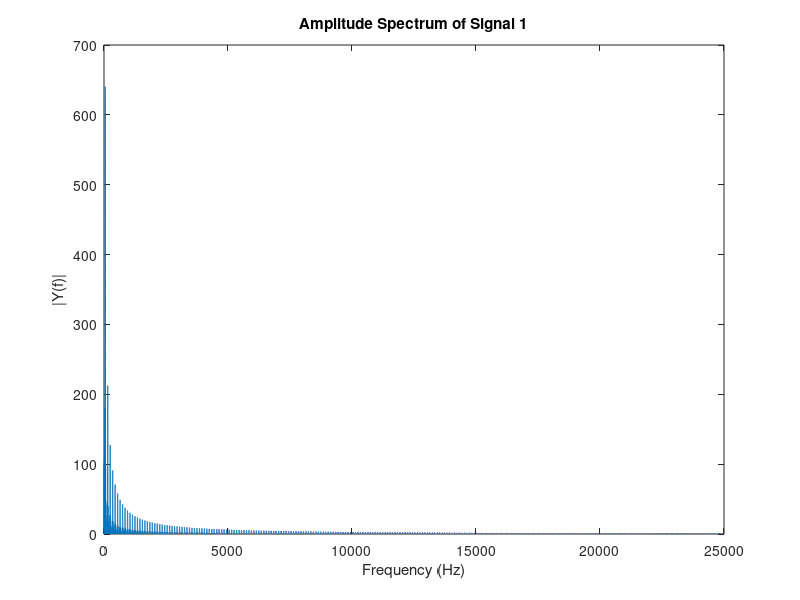
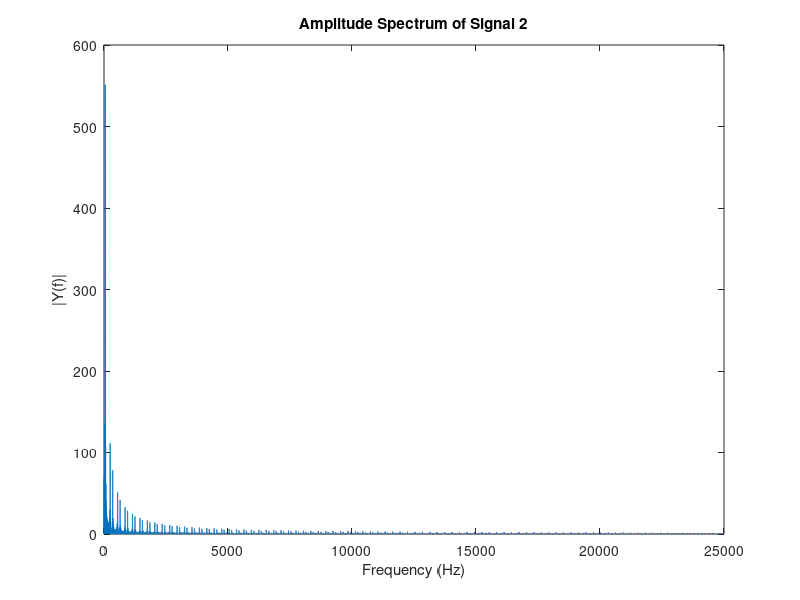
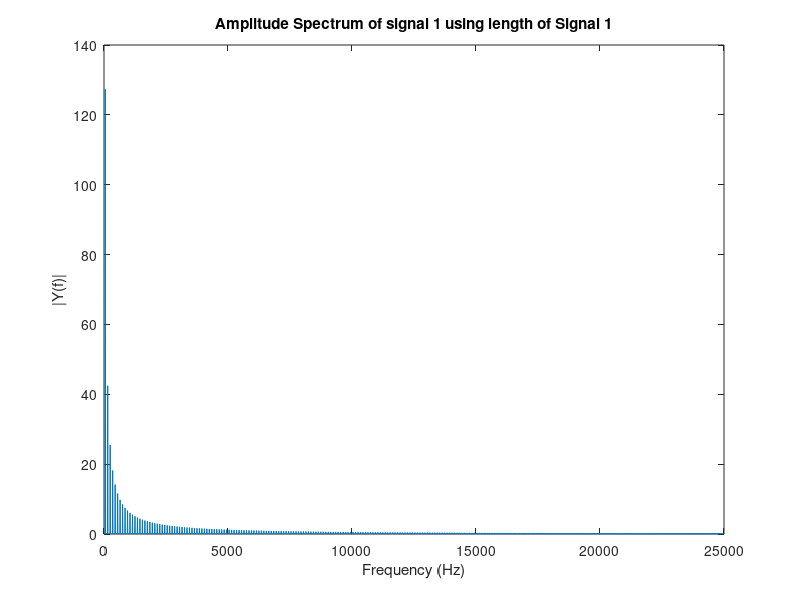
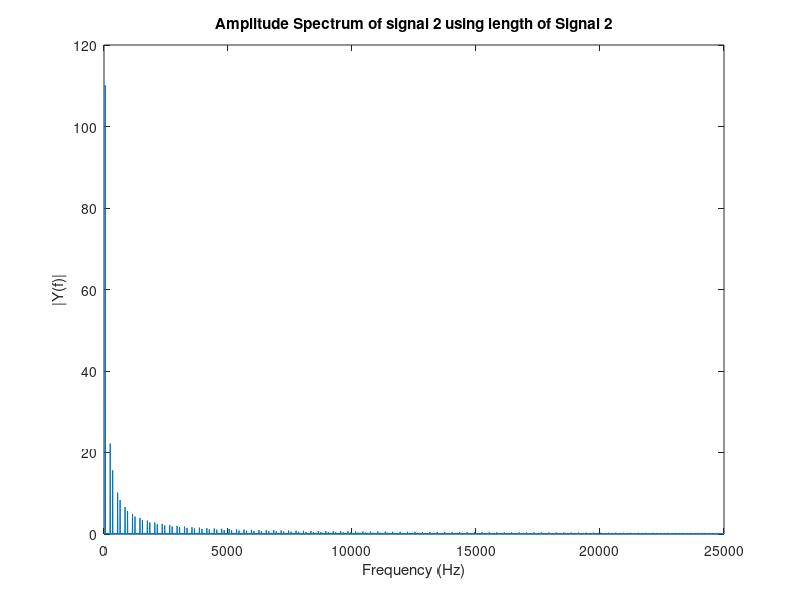

These charts were generated, in order, by the following MATLAB code: (Note: this script raises an error after producing the figures.)
close all 
clear all
load('signal_1.mat');
load('signal_2.mat');
load('time.mat');

%% Exercise_1-2

% Sampling period
Ts = 2*(10^-5); 
% Sampling frequency
Fs = 1/Ts;      
% Length of signal
L = 1001;       

%Fourrier Transformation of signal_1
NFFT = 1001000;
Y1 = fft(signal_1,NFFT)/L;
f2 = Fs/2*linspace(0,1,NFFT/2+1);

%Fourrier Transformation of signal_2
Y2 = fft(signal_2,NFFT)/L;
f2 = Fs/2*linspace(0,1,NFFT/2+1);

%Plot Fourrier Transform of signal_1
figure(1);
plot(f2,2*abs(Y1(1:NFFT/2+1)));
title('Amplitude Spectrum of Signal 1');
xlabel('Frequency (Hz)');
ylabel('|Y(f)|');

%Plot Fourrier Transform of signal_2
figure(2);
plot(f2,2*abs(Y2(1:NFFT/2+1)));
title('Amplitude Spectrum of Signal 2');
xlabel('Frequency (Hz)');
ylabel('|Y(f)|');

%% Exercise 4-5

% Sampling period
Ts = 2*(10^-5);  
% Sampling frequency
Fs = 1/Ts; 
% Length of signal_1
L1 = length(signal_1); 
% Length of signal_2
L2 = length(signal_2); 

%Fourier Transformation of signal_1 using length of signal_1
NFFT1 = L1;
Y1_2 = fft(signal_1,NFFT1)/L1;
f1 = Fs/2*linspace(0,1,NFFT1/2+1);

%Fourier Transformation of signal_2 using length of signal_2
NFFT2 = L2;
Y2_2 = fft(signal_2,NFFT2)/L2;
f2 = Fs/2*linspace(0,1,NFFT2/2+1);

%Plot Fourrier Transform of signal_1 using signal_1's length
%It's not required to plot the results but we do it in order to 
%see the difference between the 2 length vectors.
figure(3);
plot(f1,2*abs(Y1_2(1:NFFT1/2+1)))
title('Amplitude Spectrum of signal 1 using length of Signal 1');
xlabel('Frequency (Hz)');
ylabel('|Y(f)|');

%Plot Fourrier Transform of signal_2 using signal_2's length
%It's not required to plot the results but we do it in order to 
%see the difference between the 2 length vectors.
figure(4);
plot(f2,2*abs(Y2_2(1:NFFT2/2+1)));
title('Amplitude Spectrum of signal 2 using length of Signal 2');
xlabel('Frequency (Hz)');
ylabel('|Y(f)|');

%% SIGNAL 1

%Ploting the given signal_1
figure(5);
plot(time, signal_1)   
title('Signal 1');
xlabel('time (sec)');
ylabel('Amplitude');
axis ([0 0.1 -150 150]);

% We reconstruct the signals 1,2 using fourier series
% signal(t) = a0 + Sum(an*cos(omega*n*t)+bn*sin(omega*n*t))

%First real value of Y1
a0 = real(Y1_2(1));

%Initializing signal1 to be used on for loop
signal1_10har = a0*ones(1,L1);

%Rounding the frequency vector in order to be at 150hz,250Hz, etc
round_f1=round(f1,-1);

%Using for loop to take the first 10 harmonics
for k=1:10
    %finding the fourier coefficient
    fc=Y1_2(k*50 == round_f1);      
    an=2*real(fc);                  
    bn=(-2)*imag(fc);
    signal1_10har = signal1_10har + an*cos(k*2*pi*50*time)+bn*sin(k*2*pi*50*time);
end

figure(6);
plot(time, signal1_10har);
title('Signal 1 reconstructed with 10 harmonics')
xlabel('time (sec)');
ylabel('Amplitude');

%Initializing signal1 to be used on for loop
signal1_20har = a0*ones(1,L1);

%20 Harmonincs signal recreation
for k=1:20
    fc=Y1_2(k*50 == round_f1);
    an=2*real(fc);
    bn=(-2)*imag(fc);
    signal1_20har = signal1_20har + an*cos(k*2*pi*50*time)+bn*sin(k*2*pi*50*time);
end

figure(7);
plot(time, signal1_20har); 
title('Signal 1 reconstructed with 20 harmonics')
xlabel('time (sec)');
ylabel('Amplitude');


%Initializing signal1 to be used on for
signal1_allhar = a0*ones(1,L1);

%All harmonics signal recreation
for k=1:L1/50
    fc=Y1_2(k*50 == round_f1);
    an=2*real(fc);
    bn=(-2)*imag(fc);
    signal1_allhar = signal1_allhar + an*cos(k*2*pi*50*time)+bn*sin(k*2*pi*50*time);
end

figure(8);
plot(time, signal1_allhar); 
title('Signal 1 reconstructed with all the harmonics')
xlabel('time (sec)');
ylabel('Amplitude');

%% SIGNAL 2

%Plotting the given signal 2
figure(9);
plot(time, signal_2)    
title('Signal 2');
xlabel('Time (sec)');
ylabel('Amplitude');
axis ([0 0.1 -150 150]);

%A0 is the first real value of Y2 vector
a0_2 = real(Y2_2(1));

%Initializing signal2 to be used on for loop
signal2_10har = a0_2*ones(1,L2);

%Rounding the f2 vector values so it's 150hz,250hz,etc
round_f2=round(f2,-1);

%For method to obtain signal 2 from 10 harmonics
for p=1:10
    fc2=Y2_2(p*50 == round_f2);
    an2=2*real(fc2);
    bn2=(-2)*imag(fc2);
    signal2_10har = signal2_10har + an2*cos(p*2*pi*50*time)+bn2*sin(p*2*pi*50*time);
end

figure(10);
plot(time, signal2_10har);
title('Signal 2 reconstructed with 10 harmonics');
xlabel('time (sec)');
ylabel('Amplitude');


signal2_20har = a0_2*ones(1,L2);

%20 harmonics signal2 recreation
for p=1:20
    fc2=Y2_2(p*50 == round_f2);
    an2=2*real(fc2);
    bn2=(-2)*imag(fc2);
    signal2_20har = signal2_20har + an2*cos(p*2*pi*50*time)+bn2*sin(p*2*pi*50*time);
end

figure(11);
plot(time, signal2_20har); 
title('Signal 2 reconstructed with 20 harmonics');
xlabel('time (sec)');
ylabel('Amplitude');


%All harmonics signal2 recreation
signal2_allhar = a0*ones(1,L2);

for p=1:L2/50
    fc2=Y2_2(p*50 == round_f2);
    an2=2*real(fc2);
    bn2=(-2)*imag(fc2);
    signal2_allhar = signal2_allhar + an2*cos(p*2*pi*50*time)+bn2*sin(p*2*pi*50*time);
end

figure(12);
plot(time, signal2_allhar); 
title('Signal 2 reconstructed with all the harmonics');
xlabel('time (sec)');
ylabel('Amplitude');

